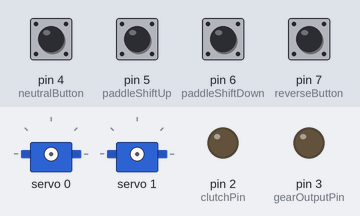
This sketch was run on a simulated Arduino Uno, built with avr-gcc and run on an emulated ATmega328P. Shown: 2 × servo, output pins drawn as LEDs (lit = HIGH). Dashed ring = blinking. The test bench sets the inputs (shaded band); at power-on: pin 4 (neutralButton), pin 5 (paddleShiftUp), pin 6 (paddleShiftDown), pin 7 (reverseButton) HIGH.

Above: at 1.2 s.
1.3 s: pin 4 (neutralButton) pulled LOW for 1 s
At 1.55 s:
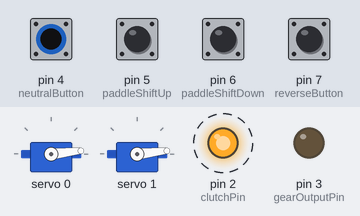
4.3 s: pin 5 (paddleShiftUp) pulled LOW for 0.15 s
At 5.6 s:
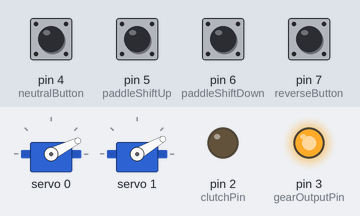
5.9 s: pin 6 (paddleShiftDown) pulled LOW for 0.15 s
At 7.0 s:
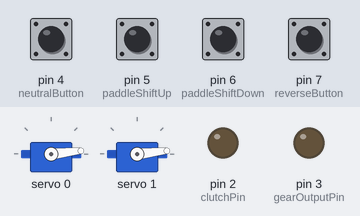
7.5 s: pin 7 (reverseButton) pulled LOW for 0.15 s
At 8.2 s:
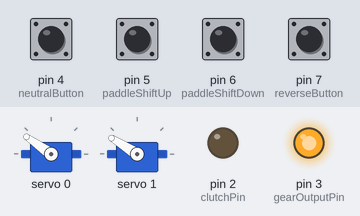
9.1 s: pin 4 (neutralButton) pulled LOW for 0.15 s
At 10.4 s:
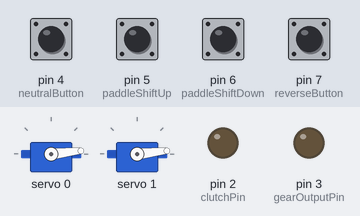
10.7 s: pin 5 (paddleShiftUp) pulled LOW for 1 s
At 12.7 s:
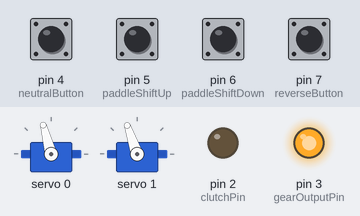
Timing chart, 0 to 14.2 s (numbered marks = the images above; inputs shaded):
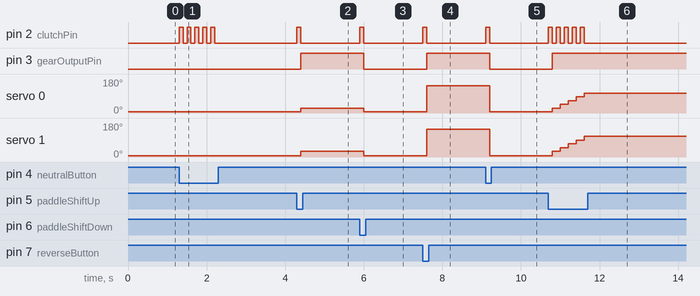

Measured:
- after the input at 1.3 s, pin 2 (clutchPin): alternates HIGH for 0.10 s and LOW for 0.10 s, 10 changes in all, then stays LOW, starting at once
- after the input at 4.3 s, pin 2 (clutchPin): LOW → HIGH at once, → LOW 0.10 s later; pin 3 (gearOutputPin): LOW → HIGH after 0.10 s; servo 0: 6° → 26° after 0.10 s; servo 1: 6° → 30° after 0.10 s
- after the input at 5.9 s, pin 2 (clutchPin): LOW → HIGH at once, → LOW 0.10 s later; pin 3 (gearOutputPin): HIGH → LOW after 0.10 s; servo 0: 26° → 6° after 0.10 s; servo 1: 30° → 6° after 0.10 s
- after the input at 7.5 s, pin 2 (clutchPin): LOW → HIGH at once, → LOW 0.10 s later; pin 3 (gearOutputPin): LOW → HIGH after 0.10 s; servo 0: 6° → 145° after 0.10 s; servo 1: 6° → 148° after 0.10 s
- after the input at 9.1 s, pin 2 (clutchPin): LOW → HIGH at once, → LOW 0.10 s later; pin 3 (gearOutputPin): HIGH → LOW after 0.10 s; servo 0: 145° → 6° after 0.10 s; servo 1: 148° → 6° after 0.10 s
- after the input at 10.7 s, pin 2 (clutchPin): alternates HIGH for 0.10 s and LOW for 0.10 s, 10 changes in all, then stays LOW, starting at once; pin 3 (gearOutputPin): LOW → HIGH after 0.10 s; servo 0: moves from 6° to 105° over 0.81 s, starting after 0.10 s; servo 1: moves from 6° to 109° over 0.81 s, starting after 0.10 s

The sketch:

HPatternShift.ino
```cpp
// Project by @carbon_gtv support me on instagram


#include <Wire.h>
#include <Adafruit_PWMServoDriver.h>

Adafruit_PWMServoDriver pwm = Adafruit_PWMServoDriver();

const int clutchPin = 2; // Pin für die pneumatische Kupplung
const int gearOutputPin = 3; // Digitaler Ausgang für den eingelegten Gang
const int neutralButton = 4; // Knopf für den Neutralgang
const int paddleShiftUp = 5; // Paddle für Hochschalten
const int paddleShiftDown = 6; // Paddle für Herunterschalten
const int reverseButton = 7; // Knopf für den Rückwärtsgang

int gearPositionsServo1[8] = {150, 200, 250, 300, 350, 400, 450, 500}; // Servo-Positionen für Neutral, 1-6 Gänge, Rückwärtsgang
int gearPositionsServo2[8] = {150, 210, 260, 310, 360, 410, 460, 510}; // Servo-Positionen für Neutral, 1-6 Gänge, Rückwärtsgang
int currentGear = 0; // Aktueller Gang

void setup() {
  pinMode(clutchPin, OUTPUT);
  pinMode(gearOutputPin, OUTPUT);
  pinMode(neutralButton, INPUT_PULLUP);
  pinMode(reverseButton, INPUT_PULLUP);
  pinMode(paddleShiftUp, INPUT_PULLUP);
  pinMode(paddleShiftDown, INPUT_PULLUP);
  pwm.begin();
  pwm.setPWMFreq(60);  // 60 Hz
}

void loop() {
  // Neutralgang einlegen
  if (digitalRead(neutralButton) == LOW) {
    engageClutch();
    shiftGear(0); // Neutral
    disengageClutch();
  }
  // Hochschalten
  if (digitalRead(paddleShiftUp) == LOW && currentGear < 7) {
    engageClutch();
    shiftGear(currentGear + 1);
    disengageClutch();
  }
  // Herunterschalten
  if (digitalRead(paddleShiftDown) == LOW && currentGear > 0) {
    engageClutch();
    shiftGear(currentGear - 1);
    disengageClutch();
  }
  // Rückwärtsgang einlegen
  if (digitalRead(reverseButton) == LOW && currentGear == 0) {
    engageClutch();
    shiftGear(7); // Rückwärtsgang
    disengageClutch();
  }
}

void engageClutch() {
  digitalWrite(clutchPin, HIGH);
  delay(100); // Verzögerung für Kupplungsbetätigung, anpassbar
}

void disengageClutch() {
  digitalWrite(clutchPin, LOW);
  delay(100); // Verzögerung für Kupplungsentlastung, anpassbar
}

void shiftGear(int gear) {
  pwm.setPWM(0, 0, gearPositionsServo1[gear]);
  pwm.setPWM(1, 0, gearPositionsServo2[gear]);
  currentGear = gear;
  digitalWrite(gearOutputPin, gear); // Ausgabe des eingelegten Gangs
}
```
